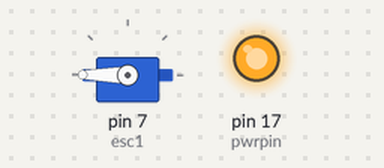
This sketch was run on a simulated Arduino Uno, built with avr-gcc and run on an emulated ATmega328P. On the bench: servo, output pins drawn as LEDs (lit = HIGH). Wiring (inferred from the names in the program): 24Cxx EEPROM at I2C address 0x52. EEPROM starts erased; no radio packets arrive unless stated; what the sketch prints to the serial monitor is not drawn.

Above: at 0.2 s.
Timing chart, 0 to 1.7 s (numbered marks = the images above):
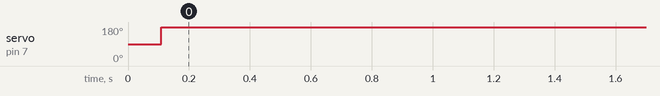

Measured:
- by itself, servo on pin 7 (esc1): 90° → 180° at 0.11 s

The sketch:

emission.ino
```cpp
#include <SPI.h>
//#include <Mirf.h>
//#include <nRF24L01.h>
//#include <MirfHardwareSpiDriver.h>
//#include <PS2X_lib.h>  //for v1.6
#include <Wire.h>
#include <Servo.h>
#include <RF24.h>
#include <RF24_config.h>

RF24 radio(9,10);           // Define radio pin RF24 radio(CE,CSN), this case mean CE -> 8 & CSN -> 10. Hope it's a best choice. Or your can change like you want
const uint64_t pipe = 0xE8E8F0F0E1LL;
//#include <nunchuck.h>
static uint8_t nunchuck_buf[6];   // array to store nunchuck data,


Servo esc1;
Servo esc2;
int throttlePin = 0;
byte data[2];

void setup(){
  Serial.begin(19200);
  nunchuck_setpowerpins(); // use analog pins 2&3 as fake gnd & pwr
  nunchuck_init(); // send the initilization handshake
  esc1.attach(7);
  radio.begin();           // Turn on RF24L01
  radio.openWritingPipe(pipe);
  radio.openReadingPipe(1,pipe);
  Serial.print ("Finished setup\n");
//  Mirf.cePin = 9; // CE sur D9
//  Mirf.csnPin = 10; // CSN sur D10
//  Mirf.spi = &MirfHardwareSpi;
//  Mirf.init();
//
//  Mirf.channel = 0; // On va utiliser le canal 0 pour communiquer (128 canaux disponible, de 0 a  127)
//  Mirf.payload = 10; //  ici il faut dÃ©clarer la taille du "payload" soit du message qu'on va transmettre, au max 32 octets
//  Mirf.config();
//
//  Mirf.setTADDR((byte *)"nrf02"); // Le 1er module va envoyer ses info au 2eme module
//  Mirf.setRADDR((byte *)"nrf01"); // On definit ici l'adresse du 1er module

  Serial.println("Le client est pret...");


}

void loop(){
nunchuck_get_data();
nunchuck_print_data();
//delay(400);
}


//
// Nunchuck functions
//


// Uses port C (analog in) pins as power & ground for Nunchuck
static void nunchuck_setpowerpins()
{
#define pwrpin PORTC3
#define gndpin PORTC2
    DDRC |= _BV(pwrpin) | _BV(gndpin);
    PORTC &=~ _BV(gndpin);
    PORTC |=  _BV(pwrpin);
    delay(100);  // wait for things to stabilize
}

// initialize the I2C system, join the I2C bus,
// and tell the nunchuck we're talking to it
void nunchuck_init()
{
  Wire.begin();                  // join i2c bus as master
  Wire.beginTransmission(0x52); // transmit to device 0x52
  Wire.write(0x40);   // sends memory address
  Wire.write(0x00);   // sends sent a zero.
  Wire.endTransmission(); // stop transmitting
}

// Send a request for data to the nunchuck
// was "send_zero()"
void nunchuck_send_request()
{
  Wire.beginTransmission(0x52); // transmit to device 0x52
  Wire.write(0x00);   // sends one byte
  Wire.endTransmission(); // stop transmitting
}

// Receive data back from the nunchuck,
int nunchuck_get_data()
{
    int cnt=0;
    Wire.requestFrom (0x52, 6); // request data from nunchuck
    while (Wire.available ()) {
      // receive byte as an integer
      nunchuck_buf[cnt] = nunchuk_decode_byte(Wire.read());
      cnt++;
    }
    nunchuck_send_request();  // send request for next data payload
    // If we recieved the 6 bytes, then go print them
    if (cnt >= 5) {
     return 1;   // success
    }
    return 0; //failure
}

// Print the input data we have recieved
// accel data is 10 bits long
// so we read 8 bits, then we have to add
// on the last 2 bits.  That is why I
// multiply them by 2 * 2


void nunchuck_print_data()
{
  static int i=0;
  int joy_x_axis = nunchuck_buf[0];
  int joy_y_axis = nunchuck_buf[1];
  int accel_x_axis = nunchuck_buf[2]; // * 2 * 2;
  int accel_y_axis = nunchuck_buf[3]; // * 2 * 2;
  int accel_z_axis = nunchuck_buf[4]; // * 2 * 2;

  int z_button = 0;
  int c_button = 0;

  // byte nunchuck_buf[5] contains bits for z and c buttons
  // it also contains the least significant bits for the accelerometer data
  // so we have to check each bit of byte outbuf[5]
  if ((nunchuck_buf[5] >> 0) & 1)
    z_button = 1;
  if ((nunchuck_buf[5] >> 1) & 1)
    c_button = 1;

  if ((nunchuck_buf[5] >> 2) & 1)
    accel_x_axis += 2;
  if ((nunchuck_buf[5] >> 3) & 1)
    accel_x_axis += 1;

  if ((nunchuck_buf[5] >> 4) & 1)
    accel_y_axis += 2;
  if ((nunchuck_buf[5] >> 5) & 1)
    accel_y_axis += 1;

  if ((nunchuck_buf[5] >> 6) & 1)
    accel_z_axis += 2;
  if ((nunchuck_buf[5] >> 7) & 1)
    accel_z_axis += 1;

//  Serial.print(i,DEC);
//  Serial.print("\t");
//
//  Serial.print("joy:");
//  /*joy_x_axis = map(joy_x_axis, 28, 225, 0, 179);*/
//  Serial.print(joy_x_axis,DEC);
//  Serial.print(",");

  /*
  Serial.print(joy_y_axis, DEC);
  Serial.print("  \t");

  Serial.print("acc:");
  Serial.print(accel_x_axis, DEC);
  Serial.print(",");
  Serial.print(accel_y_axis, DEC);
  Serial.print(",");
  Serial.print(accel_z_axis, DEC);
  Serial.print("\t");

  Serial.print("but:");
  Serial.print(z_button, DEC);
  Serial.print(",");
  Serial.print(c_button, DEC);
*/

    int numero1 = joy_x_axis;
  int numero2 = joy_y_axis;
  int numero3 = accel_x_axis;
  int numero4 = accel_y_axis;

data[0] =joy_x_axis;


//  data[0] = (byte )((numero1 >> 8) & 0xff);
//  data[1] = (byte )(numero1 & 0xff);
//  data[2] = (byte )((numero2 >> 8) & 0xff);
//  data[3] = (byte )(numero2 & 0xff);
//  data[4] = (byte )((numero3 >> 8) & 0xff);
//  data[5] = (byte )(numero3 & 0xff);
//  data[6] = (byte )((numero4 >> 8) & 0xff);
//  data[7] = (byte )(numero4 & 0xff);
//Serial.print(data[0]);
//Serial.print(data[1]);
//Serial.print(data[2]);
//Serial.print(data[3]);
//Serial.print(data[4]);
//Serial.print(data[5]);
//Serial.print(data[6]);
//Serial.print(data[7]);

//Mirf.send((byte *)&data); // On envoi les donnees
radio.write(data,sizeof(data));  // Radio sending's command
esc1.write(joy_x_axis);
   Serial.print("\r\n");  // newline
  i++;
}

// Encode data to format that most wiimote drivers except
// only needed if you use one of the regular wiimote drivers
char nunchuk_decode_byte (char x)
{
  x = (x ^ 0x17) + 0x17;
  return x;
}
```
